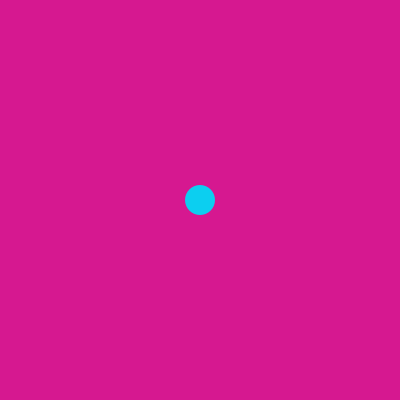
Frame 1 (no input)
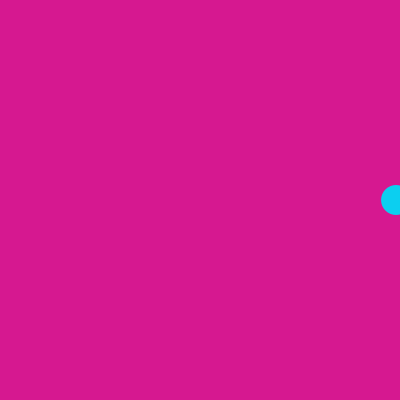
Frame 60 (the mouse pressed at the canvas centre just before this capture)
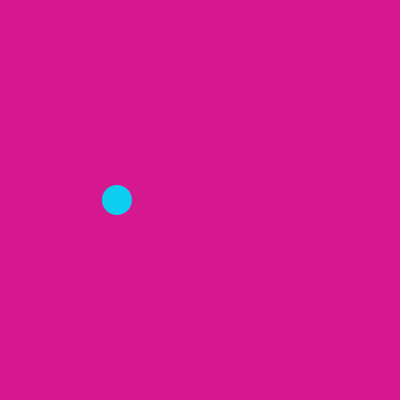
Frame 120 (the mouse held since frame 60 and released just before this capture)

The Processing sketch that drew these frames (run headless with seeded random() and noise(); from frame 60 on, the mouse is pressed at the canvas centre):

// Processing sketch: Animate_using_sin_Less_math_thanks_to_map_
// ── Animate_using_sin_Less_math_thanks_to_map_.pde
float a = 0;

void setup() {
  size(400, 400);
  background(#F07A0C);
  fill(#0CCFF0);
  noStroke();
  smooth();
  
}
void draw() {
  background(#D61890);
  
  float x = map(sin(a), -1, 1, 0, width);
  
  ellipse(x, 200, 30, 30);
  a = a + 0.03;
}
